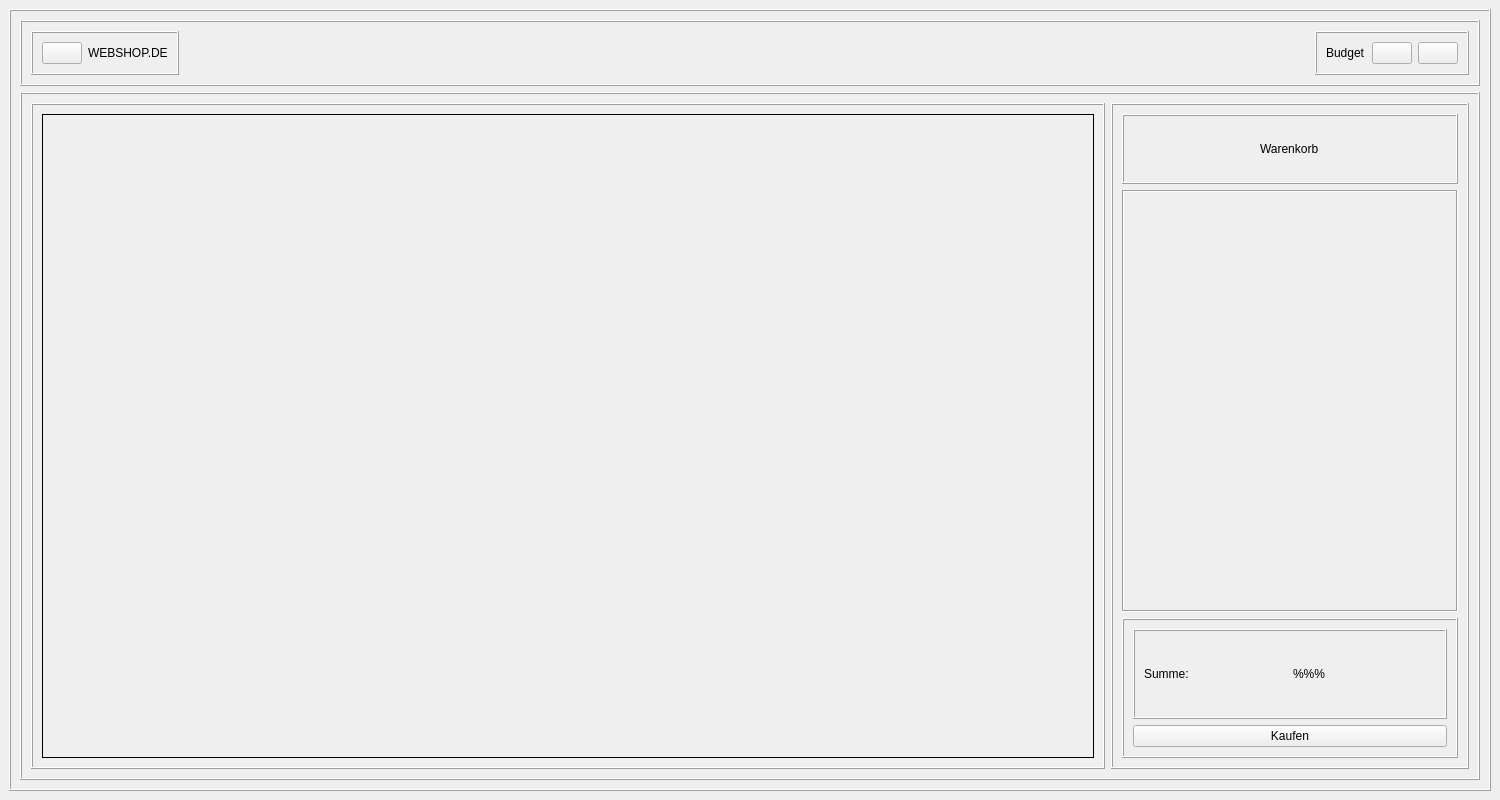
<?xml version="1.0" encoding="UTF-8"?>
<ui version="4.0">
 <class>MainWindow</class>
 <widget class="QMainWindow" name="MainWindow">
  <property name="geometry">
   <rect>
    <x>0</x>
    <y>0</y>
    <width>1500</width>
    <height>800</height>
   </rect>
  </property>
  <property name="minimumSize">
   <size>
    <width>1500</width>
    <height>800</height>
   </size>
  </property>
  <property name="windowTitle">
   <string>MainWindow</string>
  </property>
  <widget class="QWidget" name="centralwidget">
   <layout class="QVBoxLayout" name="verticalLayout_7">
    <item>
     <widget class="QFrame" name="main_frame">
      <property name="frameShape">
       <enum>QFrame::Box</enum>
      </property>
      <property name="frameShadow">
       <enum>QFrame::Raised</enum>
      </property>
      <layout class="QVBoxLayout" name="verticalLayout_6">
       <item>
        <widget class="QFrame" name="header_frame">
         <property name="frameShape">
          <enum>QFrame::Box</enum>
         </property>
         <property name="frameShadow">
          <enum>QFrame::Raised</enum>
         </property>
         <layout class="QHBoxLayout" name="horizontalLayout">
          <item alignment="Qt::AlignLeft">
           <widget class="QFrame" name="frame">
            <property name="frameShape">
             <enum>QFrame::Box</enum>
            </property>
            <property name="frameShadow">
             <enum>QFrame::Raised</enum>
            </property>
            <layout class="QHBoxLayout" name="horizontalLayout_3">
             <item>
              <widget class="QPushButton" name="home_Button">
               <property name="text">
                <string/>
               </property>
               <property name="icon">
                <iconset>
                 <normaloff>:/Icons/icons/home.svg</normaloff>:/Icons/icons/home.svg</iconset>
               </property>
               <property name="iconSize">
                <size>
                 <width>32</width>
                 <height>32</height>
                </size>
               </property>
              </widget>
             </item>
             <item>
              <widget class="QLabel" name="web_label">
               <property name="frameShape">
                <enum>QFrame::NoFrame</enum>
               </property>
               <property name="frameShadow">
                <enum>QFrame::Plain</enum>
               </property>
               <property name="text">
                <string>WEBSHOP.DE</string>
               </property>
              </widget>
             </item>
            </layout>
           </widget>
          </item>
          <item alignment="Qt::AlignRight">
           <widget class="QFrame" name="frame_2">
            <property name="sizePolicy">
             <sizepolicy hsizetype="Preferred" vsizetype="Preferred">
              <horstretch>0</horstretch>
              <verstretch>0</verstretch>
             </sizepolicy>
            </property>
            <property name="frameShape">
             <enum>QFrame::Box</enum>
            </property>
            <property name="frameShadow">
             <enum>QFrame::Raised</enum>
            </property>
            <layout class="QHBoxLayout" name="horizontalLayout_2">
             <item>
              <widget class="QLabel" name="budget_label">
               <property name="inputMethodHints">
                <set>Qt::ImhNone</set>
               </property>
               <property name="text">
                <string>Budget</string>
               </property>
               <property name="textFormat">
                <enum>Qt::AutoText</enum>
               </property>
              </widget>
             </item>
             <item>
              <widget class="QPushButton" name="acc_Button">
               <property name="enabled">
                <bool>true</bool>
               </property>
               <property name="text">
                <string/>
               </property>
               <property name="icon">
                <iconset>
                 <normaloff>:/Icons/icons/self.svg</normaloff>:/Icons/icons/self.svg</iconset>
               </property>
               <property name="iconSize">
                <size>
                 <width>32</width>
                 <height>32</height>
                </size>
               </property>
              </widget>
             </item>
             <item>
              <widget class="QPushButton" name="shopping_Button">
               <property name="sizePolicy">
                <sizepolicy hsizetype="Minimum" vsizetype="Fixed">
                 <horstretch>0</horstretch>
                 <verstretch>0</verstretch>
                </sizepolicy>
               </property>
               <property name="focusPolicy">
                <enum>Qt::StrongFocus</enum>
               </property>
               <property name="autoFillBackground">
                <bool>false</bool>
               </property>
               <property name="text">
                <string/>
               </property>
               <property name="icon">
                <iconset>
                 <normaloff>:/Icons/icons/shopping-cart.svg</normaloff>:/Icons/icons/shopping-cart.svg</iconset>
               </property>
               <property name="iconSize">
                <size>
                 <width>32</width>
                 <height>32</height>
                </size>
               </property>
              </widget>
             </item>
            </layout>
           </widget>
          </item>
         </layout>
        </widget>
       </item>
       <item>
        <widget class="QFrame" name="content_frame_2">
         <property name="frameShape">
          <enum>QFrame::Box</enum>
         </property>
         <property name="frameShadow">
          <enum>QFrame::Raised</enum>
         </property>
         <layout class="QHBoxLayout" name="horizontalLayout_4" stretch="3,1">
          <item>
           <widget class="QFrame" name="frame_4">
            <property name="frameShape">
             <enum>QFrame::Box</enum>
            </property>
            <property name="frameShadow">
             <enum>QFrame::Raised</enum>
            </property>
            <layout class="QVBoxLayout" name="verticalLayout_2" stretch="6">
             <item>
              <widget class="QScrollArea" name="dyn_scrollarea">
               <property name="frameShape">
                <enum>QFrame::Box</enum>
               </property>
               <property name="frameShadow">
                <enum>QFrame::Plain</enum>
               </property>
               <property name="verticalScrollBarPolicy">
                <enum>Qt::ScrollBarAsNeeded</enum>
               </property>
               <property name="horizontalScrollBarPolicy">
                <enum>Qt::ScrollBarAsNeeded</enum>
               </property>
               <property name="sizeAdjustPolicy">
                <enum>QAbstractScrollArea::AdjustToContents</enum>
               </property>
               <property name="widgetResizable">
                <bool>true</bool>
               </property>
               <widget class="QWidget" name="scrollAreaWidgetContents">
                <property name="geometry">
                 <rect>
                  <x>0</x>
                  <y>0</y>
                  <width>1050</width>
                  <height>640</height>
                 </rect>
                </property>
               </widget>
              </widget>
             </item>
            </layout>
           </widget>
          </item>
          <item>
           <widget class="QFrame" name="side_frame">
            <property name="accessibleName">
             <string/>
            </property>
            <property name="accessibleDescription">
             <string/>
            </property>
            <property name="frameShape">
             <enum>QFrame::Box</enum>
            </property>
            <property name="frameShadow">
             <enum>QFrame::Raised</enum>
            </property>
            <layout class="QVBoxLayout" name="verticalLayout_8" stretch="1,6,2">
             <item>
              <widget class="QFrame" name="frame_3">
               <property name="frameShape">
                <enum>QFrame::Box</enum>
               </property>
               <property name="frameShadow">
                <enum>QFrame::Raised</enum>
               </property>
               <layout class="QVBoxLayout" name="verticalLayout_4">
                <item alignment="Qt::AlignHCenter">
                 <widget class="QLabel" name="Warenkorb">
                  <property name="text">
                   <string>Warenkorb</string>
                  </property>
                 </widget>
                </item>
               </layout>
              </widget>
             </item>
             <item>
              <widget class="QScrollArea" name="summe_scrollarea">
               <property name="frameShape">
                <enum>QFrame::Box</enum>
               </property>
               <property name="widgetResizable">
                <bool>true</bool>
               </property>
               <widget class="QWidget" name="scrollAreaWidgetContents_2">
                <property name="geometry">
                 <rect>
                  <x>0</x>
                  <y>0</y>
                  <width>332</width>
                  <height>416</height>
                 </rect>
                </property>
               </widget>
              </widget>
             </item>
             <item>
              <widget class="QFrame" name="frame_14">
               <property name="frameShape">
                <enum>QFrame::Box</enum>
               </property>
               <property name="frameShadow">
                <enum>QFrame::Raised</enum>
               </property>
               <layout class="QVBoxLayout" name="verticalLayout_5">
                <item>
                 <widget class="QFrame" name="frame_5">
                  <property name="frameShape">
                   <enum>QFrame::Box</enum>
                  </property>
                  <property name="frameShadow">
                   <enum>QFrame::Raised</enum>
                  </property>
                  <layout class="QHBoxLayout" name="horizontalLayout_5">
                   <item>
                    <widget class="QLabel" name="label">
                     <property name="text">
                      <string>Summe:</string>
                     </property>
                    </widget>
                   </item>
                   <item>
                    <widget class="QLabel" name="summe_status">
                     <property name="text">
                      <string>%%%</string>
                     </property>
                    </widget>
                   </item>
                  </layout>
                 </widget>
                </item>
                <item>
                 <widget class="QPushButton" name="buy_Button">
                  <property name="text">
                   <string>Kaufen</string>
                  </property>
                 </widget>
                </item>
               </layout>
              </widget>
             </item>
            </layout>
           </widget>
          </item>
         </layout>
        </widget>
       </item>
      </layout>
     </widget>
    </item>
   </layout>
  </widget>
 </widget>
 <resources>
  <include location="resources/ressources.qrc"/>
 </resources>
 <connections/>
</ui>
